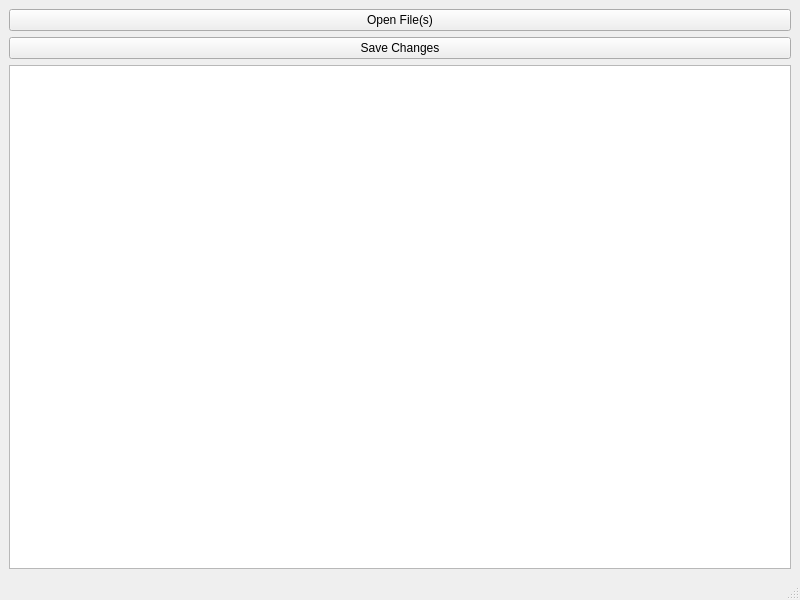
<?xml version="1.0" encoding="UTF-8"?>
<ui version="4.0">
 <class>MainWindow</class>
 <widget class="QMainWindow" name="MainWindow">
  <property name="geometry">
   <rect>
    <x>0</x>
    <y>0</y>
    <width>800</width>
    <height>600</height>
   </rect>
  </property>
  <property name="windowTitle">
   <string>Code Comments Platform</string>
  </property>
  <widget class="QWidget" name="centralwidget">
   <layout class="QVBoxLayout" name="verticalLayout">
    <item>
     <widget class="QPushButton" name="openFileButton">
      <property name="text">
       <string>Open File(s)</string>
      </property>
     </widget>
    </item>
    <item>
     <widget class="QPushButton" name="saveFileButton">
      <property name="text">
       <string>Save Changes</string>
      </property>
     </widget>
    </item>
    <item>
     <widget class="QTableWidget" name="commentsTable"/>
    </item>
   </layout>
  </widget>
  <widget class="QMenuBar" name="menubar"/>
  <widget class="QStatusBar" name="statusbar"/>
 </widget>
 <resources/>
 <connections/>
</ui>
